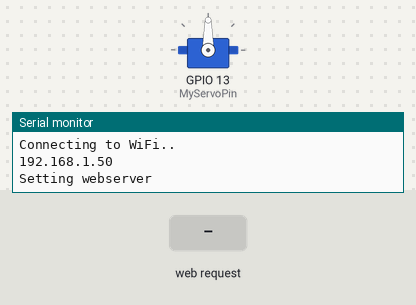
Recording of a sketch running on a simulated ESP32. Shown: servo, the last lines printed to the serial monitor. Inputs (shaded band) come from the test bench. WiFi joins after 1.5 s; servers stay silent unless stated; storage starts empty.

Above: at 3.2 s.
3.3 s: HTTP request GET /servo?angle=1 received
At 4.1 s:
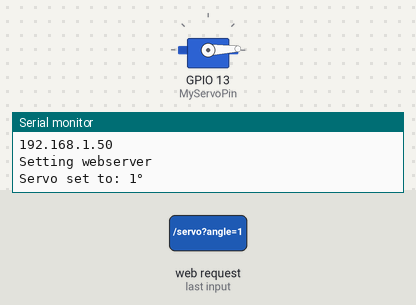
4.8 s: HTTP request GET /servo?angle=120 received
At 5.3 s:
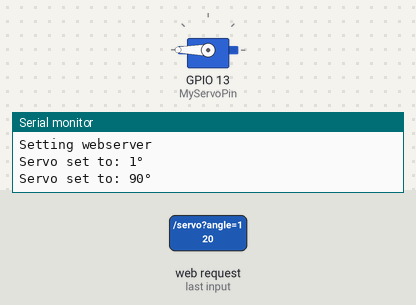
Timing chart, 0 to 7.8 s (numbered marks = the images above; inputs shaded):
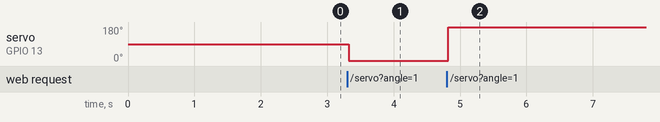

The sketch:

0005-Esp32-Servo.ino
```cpp
/*********
  Trevor Pham
  Complete project details at https://ohmbedkernel.substack.com/
*********/

// Import required libraries
#include "WiFi.h"
#include "ESPAsyncWebServer.h"
#include "LittleFS.h"
#include <ESP32Servo.h>

// Replace with your network credentials
const char* ssid = "REPLACE_BY_YOUR_SSID";
const char* password = "REPLACE_BY_YOUR_PWD";

// Create AsyncWebServer object on port 80
AsyncWebServer server(80);

// Declare for servo motor
Servo MyServo;
static const int MyServoPin = 13;

// Replaces placeholder in HTML file
String processor(const String& var) {
  return String();
}

void setup() {
  // Serial port for debugging purposes
  Serial.begin(115200);

  // Initialize Servo motor
  MyServo.attach(MyServoPin);

  // Initialize LittleFS
  if (!LittleFS.begin(true)) {
    Serial.println("An Error has occurred while mounting LittleFS");
    return;
  }

  // Connect to Wi-Fi
  WiFi.begin(ssid, password);
  while (WiFi.status() != WL_CONNECTED) {
    delay(1000);
    Serial.println("Connecting to WiFi..");
  }

  // Print ESP32 Local IP Address
  Serial.println(WiFi.localIP());

  // Start web server
  WebServerInit();
}

void loop() {
  delay(1000);
}

/***************************************************************/
/*                        WEBSERVER                            */
/***************************************************************/

void WebServerInit(void) {
  Serial.println("Setting webserver");

  // Route for root / web page
  server.on("/", HTTP_GET, [](AsyncWebServerRequest *request) {
    request->send(LittleFS, "/index.html", String(), false, processor);
  });

  // Route to load style.css
  server.on("/style.css", HTTP_GET, [](AsyncWebServerRequest *request) {
    request->send(LittleFS, "/style.css", "text/css");
  });

  // Route to load script.js
  server.on("/script.js", HTTP_GET, [](AsyncWebServerRequest *request) {
    request->send(LittleFS, "/script.js", "application/javascript");
  });

  // Route for set servo angle
  server.on("/servo", HTTP_GET, [](AsyncWebServerRequest *request) {
    if (request->hasParam("angle")) {
      String angleParam = request->getParam("angle")->value();
      int angle = angleParam.toInt();
      angle = constrain(angle, 0, 90);
      MyServo.write(angle*2);
      Serial.printf("Servo set to: %d°\n", angle);
      request->send(200, "text/plain", "Servo angle set to " + String(angle));
    } else {
      request->send(400, "text/plain", "Missing angle parameter");
    }
  });

  server.begin();
}
```

Measured:
- after the input at 3.3 s, servo on GPIO 13 (MyServoPin): 90° → 2° at once
- after the input at 4.8 s, servo on GPIO 13 (MyServoPin): 2° → 180° at once
